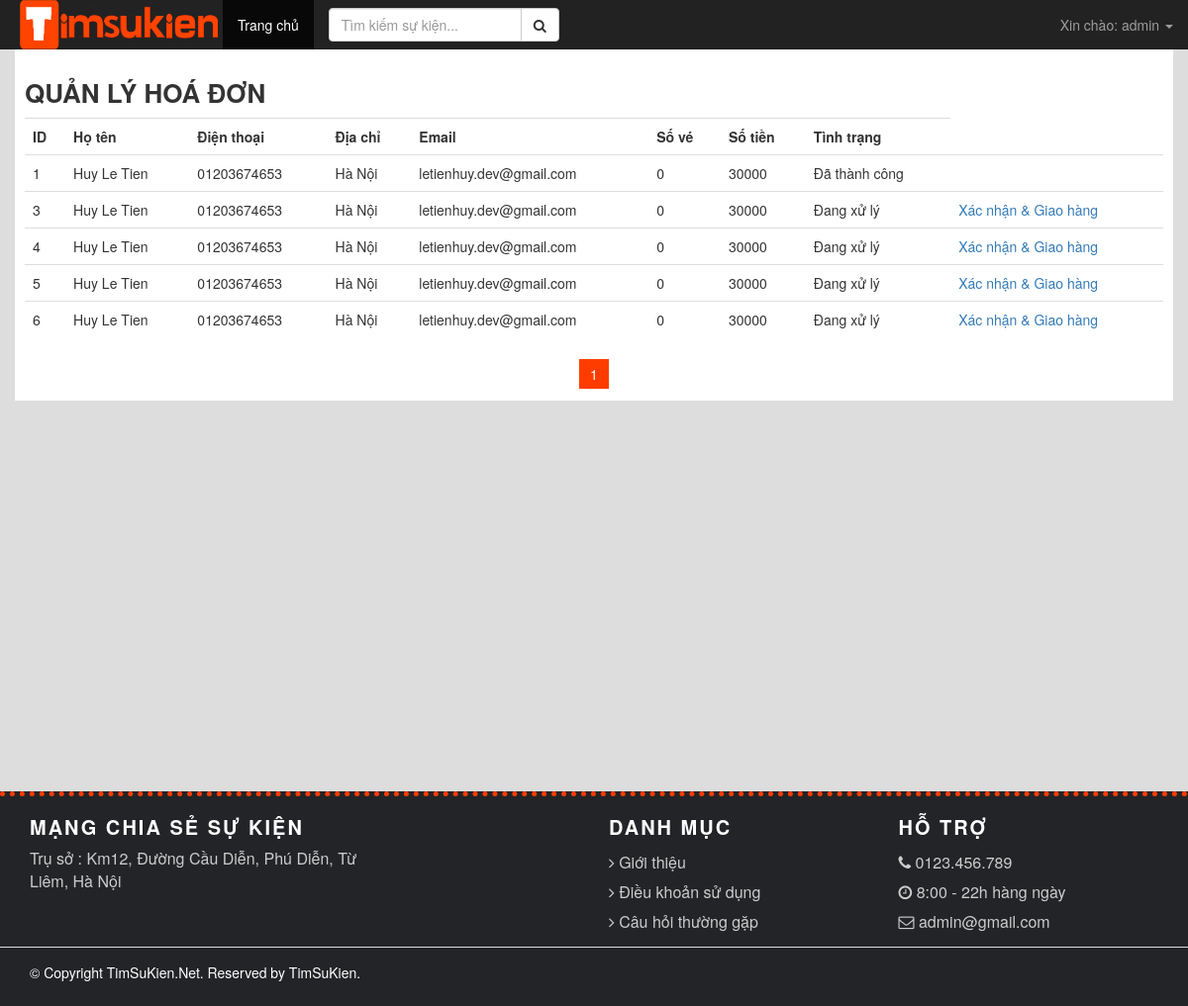
Screenshot of /admin/hoadon.php (signed in) with the database file from the repository.
### tables this page shows
CREATE TABLE `hoadon` (
  `id` int(11) NOT NULL,
  `id_sukien` int(11) NOT NULL,
  `name` varchar(255) NOT NULL,
  `diachi` varchar(255) NOT NULL,
  `email` varchar(255) NOT NULL,
  `phone` varchar(255) NOT NULL,
  `tickets` int(11) NOT NULL,
  `price` int(11) NOT NULL,
  `status` int(11) NOT NULL DEFAULT '0'
);

### system/database.php (called while the page is built, shortened)
<?php
    require_once('config.php');
    $cnn = null;
    function db_whereRaw($table, $query){
        global $cnn;
        $query = "select * from $table where $query";
        $result = mysqli_query($cnn, $query);
        $data = mysqli_fetch_all($result, MYSQLI_ASSOC);
        return $data;
    }
    function db_where($table, $array){
        global $cnn;
        $query = "select * from $table";
        if(sizeof($array) == 3){
            $query .= " where $array[0] $array[1] '$array[2]'";
        } else {
            $query .= " where $array[0] = '$array[1]'";
        }
        $result = mysqli_query($cnn, $query);
        $data = mysqli_fetch_all($result, MYSQLI_ASSOC);
        return $data;
    }
    if(isset($_COOKIE['userid'])){
        $user = db_where('admin', ['id', $_COOKIE['userid']])[0];
    }
?>

### admin/hoadon.php (the view, shortened to what this page needs)
<?php
    require_once('../system/header.php');
    $limit = 10;
    $total = count(db_where('hoadon', ['id', '>', 0]));
    $start = ($_GET['page'] - 1) * $limit;
    $hoadon = db_whereRaw('hoadon', "id > 0 limit $start,$limit");
?>
<div id="content">
    <div class="container">
    <div class="row">
        <div class="list">
            <h1 class="title">
                Quản lý hoá đơn
            </h1>
            <table class="table">
            <tr>
                <th>ID</th>
                <th>Họ tên</th>
                <th>Điện thoại</th>
                <th>Địa chỉ</th>
                <th>Email</th>
                <th>Số vé</th>
                <th>Số tiền</th>
                <th>Tình trạng</th>
            </tr>
            <?php foreach($hoadon as $item){ ?>
            <tr>
                <td><?php echo $item['id'] ?></td>
                <td><?php echo $item['name'] ?></td>
                <td><?php echo $item['phone'] ?></td>
                <td><?php echo $item['diachi'] ?></td>
                <td><?php echo $item['email'] ?></td>
                <td><?php echo $item['tickets'] ?></td>
                <td><?php echo $item['price'] ?></td>
                <td><?php echo $item['status'] ? 'Đã thành công' : 'Đang xử lý' ?></td>
                <td>
                <a href="edithd.php?id=<?php echo $item['id'] ?>"><?php echo $item['status'] ? '' : 'Xác nhận & Giao hàng' ?></a>
                </td>
            </tr>
            <?php } ?>
            </table>
        <?php echo paginate($_GET['page'], $total, $limit); ?>
        </div>
    </div>
    </div>
</div>
<?php
    require_once('../system/footer.php');
?>

### system/header.php (shortened to what this page needs)
<?php
  require_once('database.php');
?>
  <!DOCTYPE html>
  <html lang="en">
  <head>
    <link rel="stylesheet" href="<?php echo base_url(); ?>/public/css/bootstrap.min.css">
    <link rel="stylesheet" href="<?php echo base_url(); ?>/public/css/font-awesome.min.css">
    <link rel="stylesheet" href="<?php echo base_url(); ?>/public/css/app.min.css">
    <link rel="stylesheet" href="<?php echo base_url(); ?>/public/css/swiper.min.css">
  </head>
  <body>
    <header>
      <nav class="navbar navbar-inverse navbar-fixed-top">
        <div class="container-fluid">
          <div class="navbar-header">
            <a class="navbar-logo" href="<?php echo base_url(); ?>">
              <img src="<?php echo base_url(); ?>/public/logo.png" alt="Logo TimSuKien" w>
            </a>
          </div>
          <div class="collapse navbar-collapse" id="bs-example-navbar-collapse-1">
            <ul class="nav navbar-nav">
              <li class="active">
                <a href="#">Trang chủ
                </a>
              </li>
              </ul>
            <form class="navbar-form navbar-left" action="timkiem.php">
              <div class="input-group">
                <input type="text" name="key" class="form-control" placeholder="Tìm kiếm sự kiện...">
                <span class="input-group-btn">
                  <button class="btn btn-default">
                    <i class="fa fa-search"></i>
                  </button>
                </span>
              </div>
            </form>
              <ul class="nav navbar-nav navbar-right">
                  <?php if($user){ ?>
                  <li class="dropdown">
                    <a href="#" class="dropdown-toggle" data-toggle="dropdown" role="button" aria-haspopup="true" aria-expanded="false">Xin chào: <?php echo $user['username']; ?>
                      <span class="caret"></span>
                    </a>
                  </li>
                <?php } ?>
              </ul>
            </div>
        </div>
      </nav>
    </header>

### rows the page displays
hoadon: id "1", name "Huy Le Tien", phone "01203674653", diachi "Hà Nội", email "letienhuy.dev@gmail.com", tickets "0", price "30000", status "Đã thành công"
hoadon: id "3", name "Huy Le Tien", phone "01203674653", diachi "Hà Nội", email "letienhuy.dev@gmail.com", tickets "0", price "30000", status "Đang xử lý"
hoadon: id "4", name "Huy Le Tien", phone "01203674653", diachi "Hà Nội", email "letienhuy.dev@gmail.com", tickets "0", price "30000", status "Đang xử lý"
hoadon: id "5", name "Huy Le Tien", phone "01203674653", diachi "Hà Nội", email "letienhuy.dev@gmail.com", tickets "0", price "30000", status "Đang xử lý"
hoadon: id "6", name "Huy Le Tien", phone "01203674653", diachi "Hà Nội", email "letienhuy.dev@gmail.com", tickets "0", price "30000", status "Đang xử lý"

### other values shown
$user['username'] "admin"
